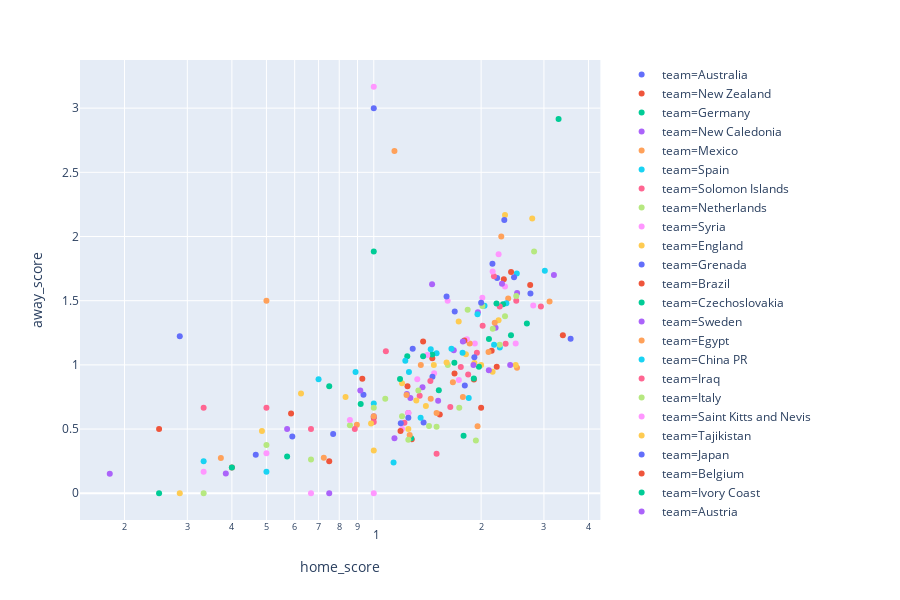

The notebook cell this image was saved under:
### Code cell
import plotly.express as px
#Построение графика
gapminder = px.data.gapminder()

fig = px.scatter(join_fballl, x="home_score", y="away_score",
	          color="team",
                 hover_name="team", log_x=True, size_max=60)
fig.show()
